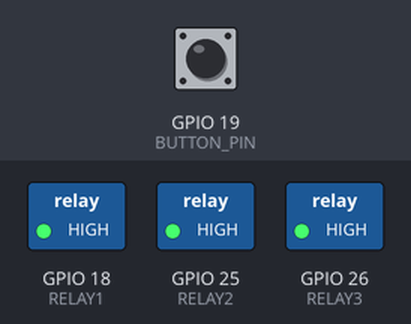
A sketch run on a simulated ESP32. Parts: switched loads named in the sketch (green lamp = pin HIGH). Dashed ring = blinking. The inputs (shaded band) are chosen by the test bench; at power-on: GPIO 19 (BUTTON_PIN) HIGH. WiFi joins after 1.5 s; servers stay silent unless stated; what the sketch prints to the serial monitor is not drawn.

Above: at 3.0 s.
3.1 s: GPIO 19 (BUTTON_PIN) pulled LOW for 1 s
At 4.3 s:
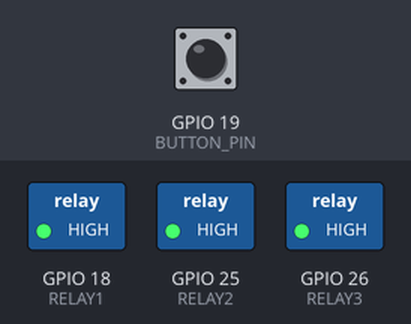
5.6 s: GPIO 19 (BUTTON_PIN) pulled LOW for 0.15 s
At 6.4 s:
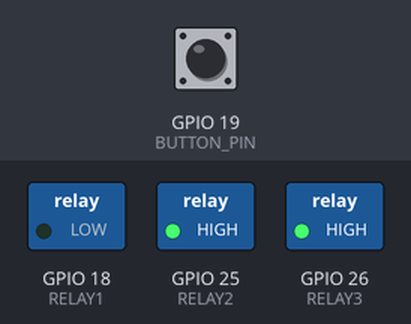
7.2 s: GPIO 19 (BUTTON_PIN) pulled LOW for 3.2 s
At 10.5 s:
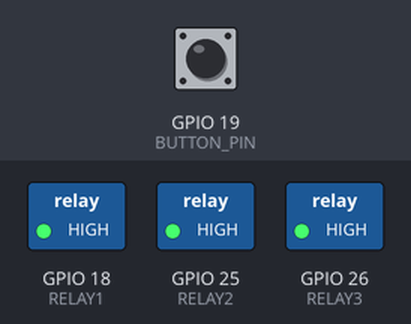
Timing chart, 0 to 12.0 s (numbered marks = the images above; inputs shaded):
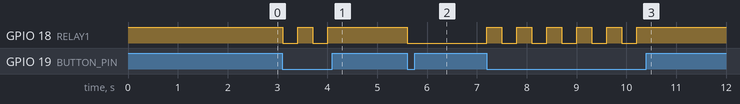

Measured:
- after the input at 3.1 s, GPIO 18 (RELAY1): alternates HIGH for 0.30 s and LOW for 0.30 s, 4 changes in all, then stays HIGH, starting at once
- after the input at 5.6 s, GPIO 18 (RELAY1): HIGH → LOW at once
- after the input at 7.2 s, GPIO 18 (RELAY1): alternates HIGH for 0.30 s and LOW for 0.30 s, 11 changes in all, then stays HIGH, starting at once

The sketch:

sketch_sep4a.ino
```cpp
#define BLYNK_TEMPLATE_ID   "TMPL6CjK7BLjh"
#define BLYNK_TEMPLATE_NAME "FANCONTROLLED"
#define BLYNK_AUTH_TOKEN    "btnB_MKx5eEheXvW96IvTnxxWhGWr6Cf"

#include <WiFi.h>
#include <WiFiClient.h>
#include <BlynkSimpleEsp32.h>

char ssid[] = "Warinthorn";
char pass[] = "00000000";

#define RELAY1 18
#define RELAY2 25
#define RELAY3 26
#define BUTTON_PIN 19 // ปุ่ม physical
#define VPIN_MAIN_SWITCH V0
#define VPIN_MODE_SELECT V5
#define VPIN_TERMINAL   V10
#define RELAY_ON  LOW
#define RELAY_OFF HIGH

WidgetTerminal terminal(VPIN_TERMINAL);

bool mainSwitch = false;
int currentMode = 1; // default 1

void debugLog(String msg) {
  Serial.println(msg);
  terminal.println(msg);
  terminal.flush();
}

void setRelays(int mode) {
  if (!mainSwitch || mode == 0) { // ป้องกัน mode=0
    digitalWrite(RELAY1, RELAY_OFF);
    digitalWrite(RELAY2, RELAY_OFF);
    digitalWrite(RELAY3, RELAY_OFF);
    debugLog("⏹ Switch หลักปิดหรือ mode=0 → ปิดการใช้งานทั้งหมด");
  } else if (mode == 1) {
    digitalWrite(RELAY1, RELAY_ON);
    digitalWrite(RELAY2, RELAY_OFF);
    digitalWrite(RELAY3, RELAY_OFF);
    debugLog("▶ เบอร์ 1: Relay1 ON");
  } else if (mode == 2) {
    digitalWrite(RELAY1, RELAY_OFF);
    digitalWrite(RELAY2, RELAY_ON);
    digitalWrite(RELAY3, RELAY_OFF);
    debugLog("▶ เบอร์ 2: Relay2 ON");
  } else if (mode == 3) {
    digitalWrite(RELAY1, RELAY_OFF);
    digitalWrite(RELAY2, RELAY_OFF);
    digitalWrite(RELAY3, RELAY_ON);
    debugLog("▶ เบอร์ 3: Relay3 ON");
  } else {
    digitalWrite(RELAY1, RELAY_OFF);
    digitalWrite(RELAY2, RELAY_OFF);
    digitalWrite(RELAY3, RELAY_OFF);
    debugLog("▶ ไม่ทราบความเร็ว → ปิดทั้งหมด");
  }
  debugLog("สถานะหลัง set: Relay1=" + String(digitalRead(RELAY1)) + ", Relay2=" + String(digitalRead(RELAY2)) + ", Relay3=" + String(digitalRead(RELAY3)));
}

BLYNK_CONNECTED() {
  Blynk.syncVirtual(VPIN_MAIN_SWITCH, VPIN_MODE_SELECT);
  if (currentMode == 0) {
    currentMode = 1;
    Blynk.virtualWrite(VPIN_MODE_SELECT, 1);
    debugLog("Force mode=1 to prevent invalid mode");
  }
  debugLog("✅ เชื่อมต่อ Blynk สำเร็จ!");
}

BLYNK_WRITE(VPIN_MAIN_SWITCH) {
  mainSwitch = param.asInt();
  debugLog("Main Switch => " + String(mainSwitch ? "ON" : "OFF"));
  setRelays(currentMode);
}

BLYNK_WRITE(VPIN_MODE_SELECT) {
  currentMode = param.asInt();
  debugLog("Mode Selected => " + String(currentMode));
  if (currentMode == 0) { // ป้องกัน mode=0
    currentMode = 1;
    Blynk.virtualWrite(VPIN_MODE_SELECT, 1);
    debugLog("Invalid mode=0, force to mode=1");
  }
  setRelays(currentMode);
}

void setup() {
  Serial.begin(115200);
  pinMode(RELAY1, OUTPUT);
  pinMode(RELAY2, OUTPUT);
  pinMode(RELAY3, OUTPUT);
  pinMode(BUTTON_PIN, INPUT_PULLUP);
  digitalWrite(RELAY1, RELAY_OFF);
  digitalWrite(RELAY2, RELAY_OFF);
  digitalWrite(RELAY3, RELAY_OFF);

  Blynk.begin(BLYNK_AUTH_TOKEN, ssid, pass);
  debugLog("🚀 ESP32 Booting...");
  debugLog("PIN: " + String(RELAY1) + "," + String(RELAY2) + "," + String(RELAY3));
}

void loop() {
  Blynk.run();
  static unsigned long lastButtonTime = 0;
  if (digitalRead(BUTTON_PIN) == LOW && millis() - lastButtonTime > 300) {
    lastButtonTime = millis();
    mainSwitch = !mainSwitch;
    currentMode = mainSwitch ? 1 : 0;
    Blynk.virtualWrite(VPIN_MAIN_SWITCH, mainSwitch);
    Blynk.virtualWrite(VPIN_MODE_SELECT, currentMode);
    setRelays(currentMode);
    debugLog("Physical Button: Main Switch => " + String(mainSwitch ? "ON" : "OFF"));
  }
}
```
